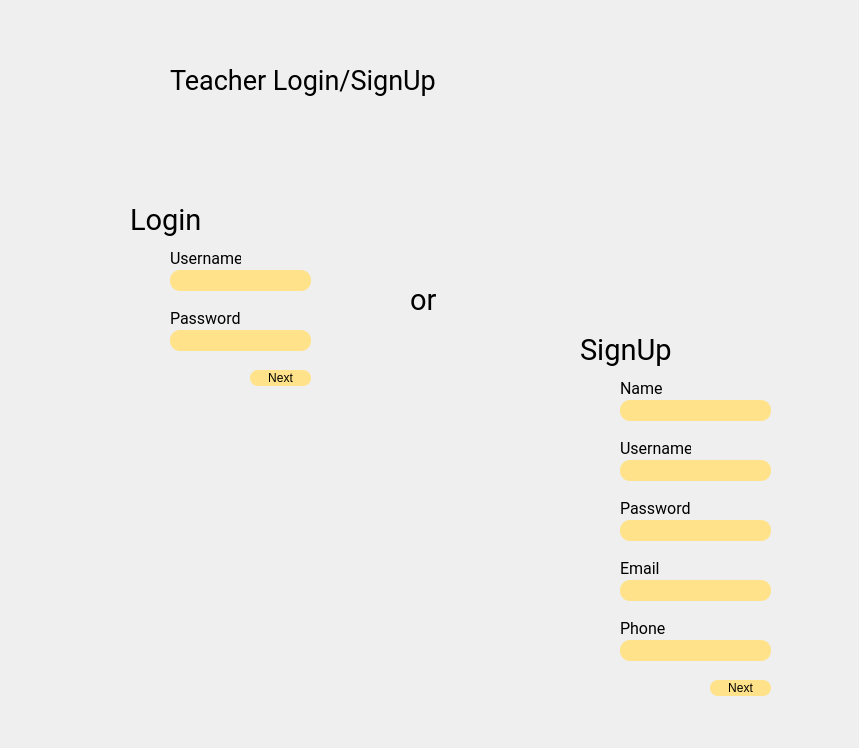
<?xml version="1.0" encoding="UTF-8"?>
<ui version="4.0">
 <class>teacher_login</class>
 <widget class="QDialog" name="teacher_login">
  <property name="geometry">
   <rect>
    <x>0</x>
    <y>0</y>
    <width>859</width>
    <height>748</height>
   </rect>
  </property>
  <property name="windowTitle">
   <string>NED Attendance Management </string>
  </property>
  <property name="windowIcon">
   <iconset resource="src.qrc">
    <normaloff>:/new/images/img/1200px-NEDUET_logo.svg.png</normaloff>:/new/images/img/1200px-NEDUET_logo.svg.png</iconset>
  </property>
  <property name="styleSheet">
   <string notr="true">#teacher_login{

border-image:url(:/new/images/img/Teacher_loginBG.jpg);

}</string>
  </property>
  <widget class="QWidget" name="logoimg" native="true">
   <property name="geometry">
    <rect>
     <x>40</x>
     <y>30</y>
     <width>111</width>
     <height>101</height>
    </rect>
   </property>
   <property name="styleSheet">
    <string notr="true">#logoimg{

border-image:url(:/new/images/img/1200px-NEDUET_logo.svg.png);

}</string>
   </property>
  </widget>
  <widget class="QLabel" name="label">
   <property name="geometry">
    <rect>
     <x>170</x>
     <y>50</y>
     <width>281</width>
     <height>61</height>
    </rect>
   </property>
   <property name="font">
    <font>
     <family>Roboto</family>
     <pointsize>20</pointsize>
    </font>
   </property>
   <property name="text">
    <string>Teacher Login/SignUp</string>
   </property>
  </widget>
  <widget class="QGroupBox" name="groupBox">
   <property name="geometry">
    <rect>
     <x>50</x>
     <y>180</y>
     <width>281</width>
     <height>221</height>
    </rect>
   </property>
   <property name="styleSheet">
    <string notr="true">border: none;
</string>
   </property>
   <property name="title">
    <string/>
   </property>
   <widget class="QLineEdit" name="usernameLogin">
    <property name="geometry">
     <rect>
      <x>120</x>
      <y>90</y>
      <width>141</width>
      <height>21</height>
     </rect>
    </property>
    <property name="font">
     <font>
      <family>Roboto</family>
      <pointsize>10</pointsize>
     </font>
    </property>
    <property name="styleSheet">
     <string notr="true">background-color: #ffe289;
border-radius:10px;
border:none;
</string>
    </property>
   </widget>
   <widget class="QLabel" name="label_2">
    <property name="geometry">
     <rect>
      <x>120</x>
      <y>70</y>
      <width>71</width>
      <height>16</height>
     </rect>
    </property>
    <property name="font">
     <font>
      <family>Roboto</family>
      <pointsize>12</pointsize>
     </font>
    </property>
    <property name="text">
     <string>Username</string>
    </property>
   </widget>
   <widget class="QLabel" name="label_3">
    <property name="geometry">
     <rect>
      <x>80</x>
      <y>20</y>
      <width>81</width>
      <height>41</height>
     </rect>
    </property>
    <property name="font">
     <font>
      <family>Roboto</family>
      <pointsize>22</pointsize>
     </font>
    </property>
    <property name="text">
     <string>Login</string>
    </property>
   </widget>
   <widget class="QLabel" name="label_4">
    <property name="geometry">
     <rect>
      <x>120</x>
      <y>130</y>
      <width>81</width>
      <height>16</height>
     </rect>
    </property>
    <property name="font">
     <font>
      <family>Roboto</family>
      <pointsize>12</pointsize>
     </font>
    </property>
    <property name="text">
     <string>Password</string>
    </property>
   </widget>
   <widget class="QLineEdit" name="passwordLogin">
    <property name="geometry">
     <rect>
      <x>120</x>
      <y>150</y>
      <width>141</width>
      <height>21</height>
     </rect>
    </property>
    <property name="styleSheet">
     <string notr="true">background-color: #ffe289;
border-radius:10px;
border:none;
</string>
    </property>
    <property name="echoMode">
     <enum>QLineEdit::Password</enum>
    </property>
   </widget>
   <widget class="QPushButton" name="loginBtn">
    <property name="geometry">
     <rect>
      <x>200</x>
      <y>190</y>
      <width>61</width>
      <height>16</height>
     </rect>
    </property>
    <property name="styleSheet">
     <string notr="true">background-color: #ffe289;
border-radius:8px;
border:none;
</string>
    </property>
    <property name="text">
     <string>Next</string>
    </property>
   </widget>
  </widget>
  <widget class="QLabel" name="label_5">
   <property name="geometry">
    <rect>
     <x>410</x>
     <y>280</y>
     <width>31</width>
     <height>41</height>
    </rect>
   </property>
   <property name="font">
    <font>
     <family>Roboto</family>
     <pointsize>22</pointsize>
    </font>
   </property>
   <property name="text">
    <string>or</string>
   </property>
  </widget>
  <widget class="QGroupBox" name="groupBox_2">
   <property name="geometry">
    <rect>
     <x>560</x>
     <y>310</y>
     <width>251</width>
     <height>421</height>
    </rect>
   </property>
   <property name="styleSheet">
    <string notr="true">border: none;</string>
   </property>
   <property name="title">
    <string/>
   </property>
   <widget class="QLineEdit" name="tchrUsername">
    <property name="geometry">
     <rect>
      <x>60</x>
      <y>150</y>
      <width>151</width>
      <height>21</height>
     </rect>
    </property>
    <property name="font">
     <font>
      <family>Roboto</family>
      <pointsize>10</pointsize>
     </font>
    </property>
    <property name="styleSheet">
     <string notr="true">background-color: #ffe289;
border-radius:10px;
border:none;
</string>
    </property>
   </widget>
   <widget class="QLabel" name="label_6">
    <property name="geometry">
     <rect>
      <x>60</x>
      <y>190</y>
      <width>81</width>
      <height>16</height>
     </rect>
    </property>
    <property name="font">
     <font>
      <family>Roboto</family>
      <pointsize>12</pointsize>
     </font>
    </property>
    <property name="text">
     <string>Password</string>
    </property>
   </widget>
   <widget class="QLabel" name="label_7">
    <property name="geometry">
     <rect>
      <x>60</x>
      <y>130</y>
      <width>71</width>
      <height>16</height>
     </rect>
    </property>
    <property name="font">
     <font>
      <family>Roboto</family>
      <pointsize>12</pointsize>
     </font>
    </property>
    <property name="text">
     <string>Username</string>
    </property>
   </widget>
   <widget class="QLineEdit" name="tchrPassword">
    <property name="geometry">
     <rect>
      <x>60</x>
      <y>210</y>
      <width>151</width>
      <height>21</height>
     </rect>
    </property>
    <property name="styleSheet">
     <string notr="true">background-color: #ffe289;
border-radius:10px;
border:none;
</string>
    </property>
    <property name="echoMode">
     <enum>QLineEdit::Password</enum>
    </property>
   </widget>
   <widget class="QLabel" name="label_8">
    <property name="geometry">
     <rect>
      <x>20</x>
      <y>20</y>
      <width>101</width>
      <height>41</height>
     </rect>
    </property>
    <property name="font">
     <font>
      <family>Roboto</family>
      <pointsize>22</pointsize>
     </font>
    </property>
    <property name="text">
     <string>SignUp</string>
    </property>
   </widget>
   <widget class="QLabel" name="label_9">
    <property name="geometry">
     <rect>
      <x>60</x>
      <y>250</y>
      <width>71</width>
      <height>16</height>
     </rect>
    </property>
    <property name="font">
     <font>
      <family>Roboto</family>
      <pointsize>12</pointsize>
     </font>
    </property>
    <property name="text">
     <string>Email</string>
    </property>
   </widget>
   <widget class="QLabel" name="label_10">
    <property name="geometry">
     <rect>
      <x>60</x>
      <y>310</y>
      <width>81</width>
      <height>16</height>
     </rect>
    </property>
    <property name="font">
     <font>
      <family>Roboto</family>
      <pointsize>12</pointsize>
     </font>
    </property>
    <property name="text">
     <string>Phone</string>
    </property>
   </widget>
   <widget class="QLineEdit" name="tchrEmail">
    <property name="geometry">
     <rect>
      <x>60</x>
      <y>270</y>
      <width>151</width>
      <height>21</height>
     </rect>
    </property>
    <property name="font">
     <font>
      <family>Roboto</family>
      <pointsize>10</pointsize>
     </font>
    </property>
    <property name="styleSheet">
     <string notr="true">background-color: #ffe289;
border-radius:10px;
border:none;
</string>
    </property>
   </widget>
   <widget class="QLineEdit" name="tchrPhone">
    <property name="geometry">
     <rect>
      <x>60</x>
      <y>330</y>
      <width>151</width>
      <height>21</height>
     </rect>
    </property>
    <property name="styleSheet">
     <string notr="true">background-color: #ffe289;
border-radius:10px;
border:none;
</string>
    </property>
   </widget>
   <widget class="QPushButton" name="registerBtn">
    <property name="geometry">
     <rect>
      <x>150</x>
      <y>370</y>
      <width>61</width>
      <height>16</height>
     </rect>
    </property>
    <property name="styleSheet">
     <string notr="true">background-color: #ffe289;
border-radius:8px;
border:none;
</string>
    </property>
    <property name="text">
     <string>Next</string>
    </property>
   </widget>
   <widget class="QLineEdit" name="tchrName">
    <property name="geometry">
     <rect>
      <x>60</x>
      <y>90</y>
      <width>151</width>
      <height>21</height>
     </rect>
    </property>
    <property name="styleSheet">
     <string notr="true">background-color: #ffe289;
border-radius:10px;
border:none;
</string>
    </property>
    <property name="text">
     <string/>
    </property>
   </widget>
   <widget class="QLabel" name="label_11">
    <property name="geometry">
     <rect>
      <x>60</x>
      <y>70</y>
      <width>81</width>
      <height>16</height>
     </rect>
    </property>
    <property name="font">
     <font>
      <family>Roboto</family>
      <pointsize>12</pointsize>
     </font>
    </property>
    <property name="text">
     <string>Name</string>
    </property>
   </widget>
  </widget>
 </widget>
 <resources>
  <include location="src.qrc"/>
 </resources>
 <connections/>
</ui>
